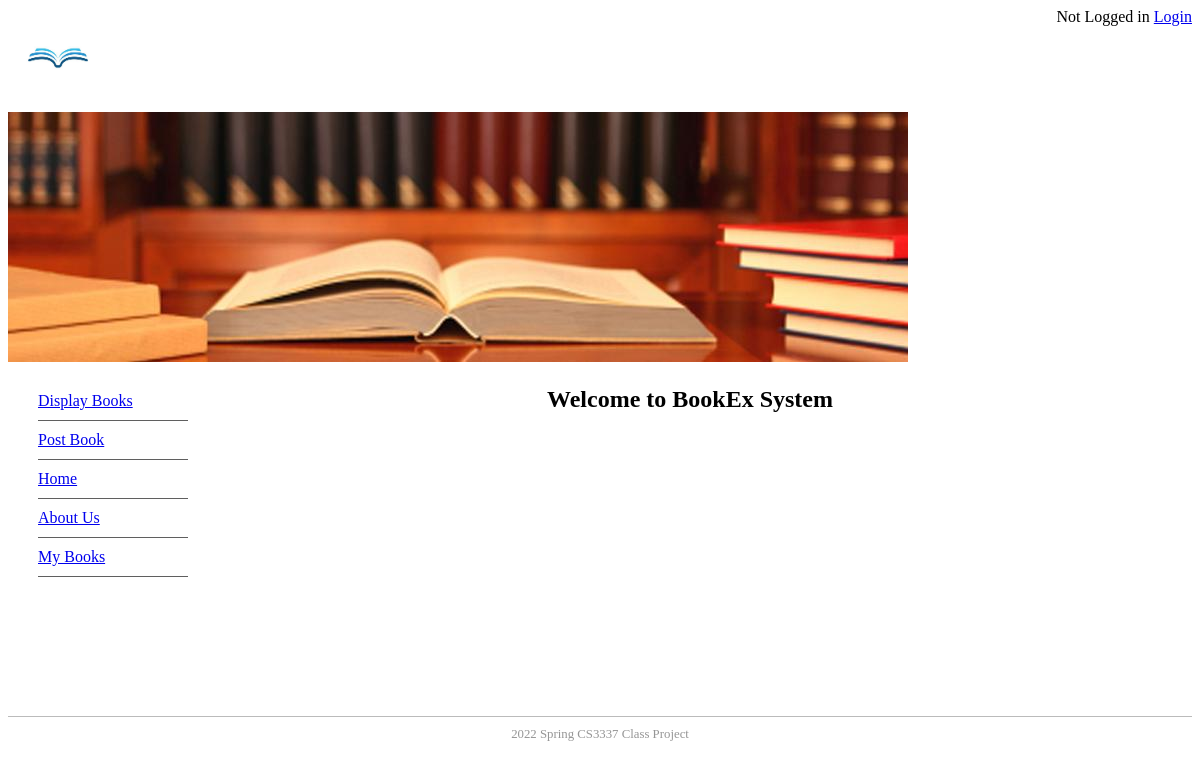
The page / on the database its author committed.
### bookMng/models.py (models this page shows, shortened)
class MainMenu(models.Model):
    item = models.CharField(max_length=200, unique=True)
    link = models.CharField(max_length=200, unique=True)

### bookMng/views.py (the view)
# urls.py: path('', views.index, name='index'),
def index(request):
    return render(request,
                  "bookMng/index.html",
                  {
                      'item_list': MainMenu.objects.all()
                  }
                  )

### BookEx/templates/bookMng/index.html (shortened to what this page needs)
{% extends "base.html" %}
{% load static %}
{% block sidenav %}
  {% for item in item_list %}
       <li>
           <a href="{{ item.link }}"> {{ item.item }} </a>
       </li>
  {% endfor %}
{% endblock sidenav %}
{% block content %}
<h1 align="center"> Welcome to BookEx System </h1>
{% endblock content %}

### BookEx/static/main.css (style rules this page uses)
#nav li { padding-top: 10px; padding-bottom: 10px; font-size: 1em; list-style-type: none; border-bottom: thin solid #5f5f5f; color: #4c4c4c; left: 0px; list-style-position: inside; margin-left: -10px; }

### rows shown on the page
MainMenu: item "Display Books"
MainMenu: item "Post Book"
MainMenu: item "Home"
MainMenu: item "About Us"
MainMenu: item "My Books"
